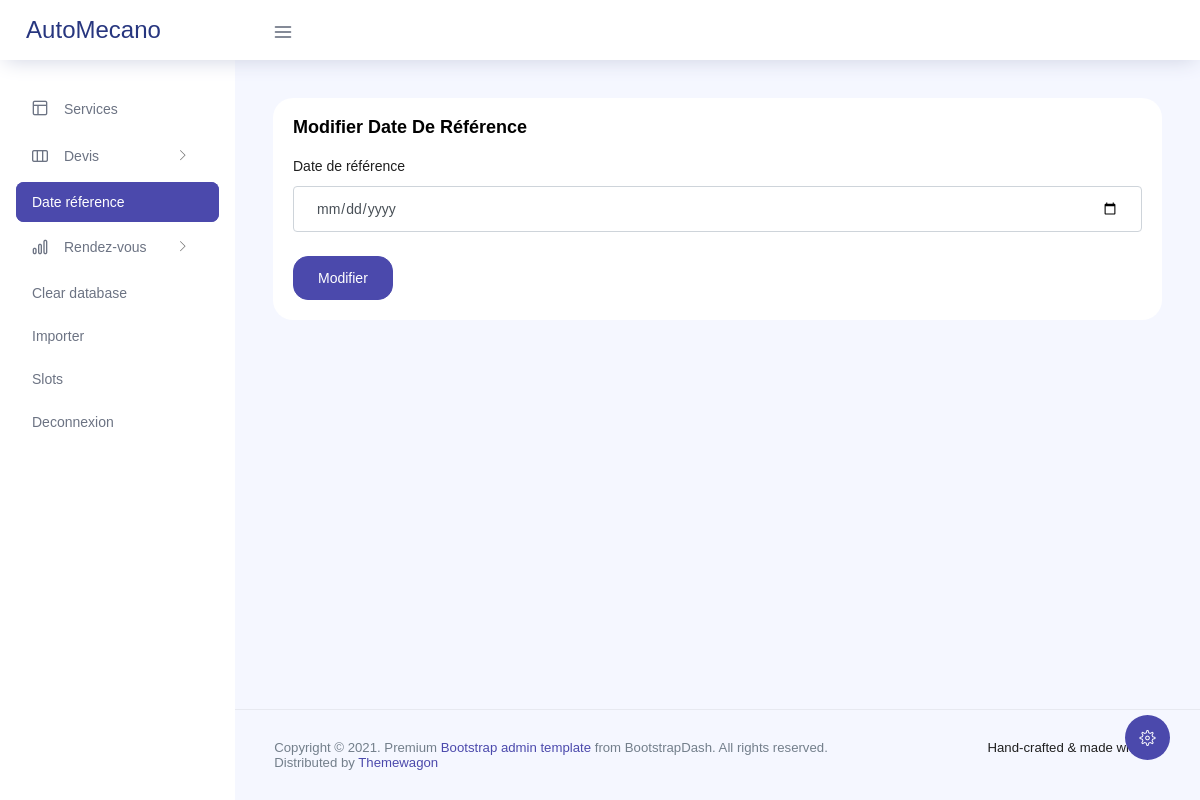
The page /index.php/configuration on the database as committed earlier.
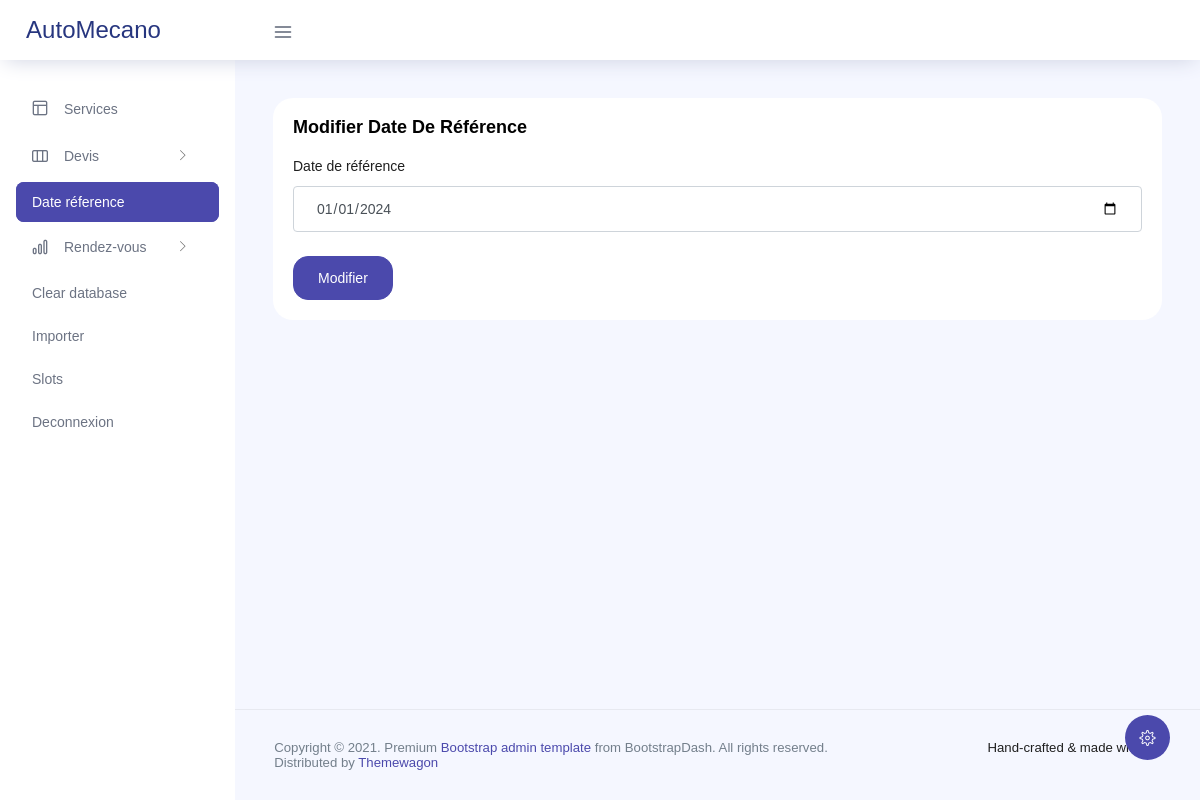
The same page on the database as committed later.
### tables this page shows
CREATE TABLE `configuration` (
    date_reference DATE
);

### application/views/templates/template-admin.php (called while the page is built)
<?php
    $this->load->view("templates/header-admin");
    $this->load->view($contents);
    $this->load->view("templates/footer-admin");
?>

### application/controllers/configuration.php (called while the page is built, shortened)
<?php
class configuration extends CI_Controller {
    public function __construct() {
        $this->load->model('configuration_model');
        $this->load->helper('form');
        $this->load->library('form_validation');
    }
    public function index(){
        $data['configuration']=$this->configuration_model->get();
        $data['contents'] = 'date-reference';
        $this->load->view('templates/template-admin', $data);
    }
}
?>

### index.php (called while the page is built, shortened)
<?php
require_once BASEPATH.'core/CodeIgniter.php';

### application/models/configuration_model.php (called while the page is built, shortened)
<?php
class configuration_model extends CI_Model{
    public function get(){
        $query = $this->db->get('configuration');
        return $query->row();
    }
}
?>

### application/views/date-reference.php (the view)
<div class="main-panel">
    <div class="content-wrapper">
        <div class="card">
            <div class="card-body">
                <h4 class="card-title">Modifier date de référence</h4>
                <?php echo form_open('configuration/update' , array('class' => 'forms-sample')) ?>
                    <div class="form-group">
                        <label for="referenced_date">Date de référence</label>
                        <input type="date" class="form-control" id="referenced_date" name="date_reference" placeholder="Date" value="<?php echo ($configuration->date_reference); ?>">
                    </div>
                    <button type="submit" class="btn btn-primary mr-2">Modifier</button>
                <?php echo form_close(); ?>
        </div>
    </div>
</div>

### application/views/templates/header-admin.php (shortened to what this page needs)
<!DOCTYPE html>
<html lang="en">
<head>
  <link rel="stylesheet" href="<?php echo base_url('assets/vendors/feather/feather.css') ?>">
  <link rel="stylesheet" href="<?php echo base_url('assets/vendors/ti-icons/css/themify-icons.css') ?>">
  <link rel="stylesheet" href="<?php echo base_url('assets/vendors/css/vendor.bundle.base.css') ?>">
  <link rel="stylesheet" href="<?php echo base_url('assets/vendors/datatables.net-bs4/dataTables.bootstrap4.css') ?>">
  <link rel="stylesheet" href="<?php echo base_url('assets/vendors/ti-icons/css/themify-icons.css') ?>">
  <link rel="stylesheet" type="text/css" href="<?php echo base_url('assets/js/select.dataTables.min.css') ?>">
  <link rel="stylesheet" href="<?php echo base_url('assets/vendors/mdi/css/materialdesignicons.min.css') ?>">
  <link rel="stylesheet" href="<?php echo base_url('assets/css/vertical-layout-light/style.css')?>">
  <link rel="stylesheet" href="<?php echo base_url('assets/css/calendrier.css') ?>">
  <link rel="stylesheet" href="<?php echo base_url('assets/css/main.min.css') ?>">
</head>
<body>
  <div class="container-scroller">
    <nav class="navbar col-lg-12 col-12 p-0 fixed-top d-flex flex-row">
      <div class="text-center navbar-brand-wrapper d-flex align-items-center justify-content-center">
        <a class="navbar-brand brand-logo mr-5" href="index.html">AutoMecano</a>
      </div>
      <div class="navbar-menu-wrapper d-flex align-items-center justify-content-end">
        <button class="navbar-toggler navbar-toggler align-self-center" type="button" data-toggle="minimize">
          <span class="icon-menu"></span>
        </button>
      </div>
    </nav>
    <div class="container-fluid page-body-wrapper">
      <div class="theme-setting-wrapper">
        <div id="settings-trigger"><i class="ti-settings"></i></div>
      </div>
      <nav class="sidebar sidebar-offcanvas" id="sidebar">
        <ul class="nav">
          <li class="nav-item">
            <a class="nav-link" href="<?php echo base_url('service/list') ?>">
              <i class="icon-layout menu-icon"></i>
              <span class="menu-title">Services</span>
            </a>
          </li>
          <li class="nav-item">
            <a class="nav-link" data-toggle="collapse" href="#form-elements" aria-expanded="false" aria-controls="form-elements">
              <i class="icon-columns menu-icon"></i>
              <span class="menu-title">Devis</span>
              <i class="menu-arrow"></i>
            </a>
          </li>
          <li class="nav-item">
            <a class="nav-link" href="<?php echo base_url('configuration')?>">
            <span class="menu-title">Date réference</span>
          </a>
          </li>
          <li class="nav-item">
            <a class="nav-link" data-toggle="collapse" href="#charts" aria-expanded="false" aria-controls="charts">
              <i class="icon-bar-graph menu-icon"></i>
              <span class="menu-title">Rendez-vous</span>
              <i class="menu-arrow"></i>
            </a>
          </li>
          <li class="nav-item">
            <a class="nav-link" href="">
            <span class="menu-title">Clear database</span>
          </a>
          </li>
          <li class="nav-item">
            <a class="nav-link" href="">
            <span class="menu-title">Importer</span>
          </a>
          </li>
          <li class="nav-item">
            <a class="nav-link" href="">
            <span class="menu-title">Slots</span>
          </a>
          </li>
          <li class="nav-item">
            <a class="nav-link" href="<?php echo base_url()?>">
            <span class="menu-title">Deconnexion</span>
          </a>
          </li>
        </ul>
      </nav>

### application/views/templates/footer-admin.php (shortened to what this page needs)
<footer class="footer">
          <div class="d-sm-flex justify-content-center justify-content-sm-between">
            <span class="text-muted text-center text-sm-left d-block d-sm-inline-block">Copyright © 2021.  Premium <a href="https://www.bootstrapdash.com/" target="_blank">Bootstrap admin template</a> from BootstrapDash. All rights reserved.</span>
            <span class="float-none float-sm-right d-block mt-1 mt-sm-0 text-center">Hand-crafted & made with <i class="ti-heart text-danger ml-1"></i></span>
          </div>
          <div class="d-sm-flex justify-content-center justify-content-sm-between">
            <span class="text-muted text-center text-sm-left d-block d-sm-inline-block">Distributed by <a href="https://www.themewagon.com/" target="_blank">Themewagon</a></span>
          </div>
        </footer>
      </div>
    </div>
  </div>
</body>
</html>

Rows that differ between the two databases and show on the page:
added configuration: date_reference "01/01/2024"
